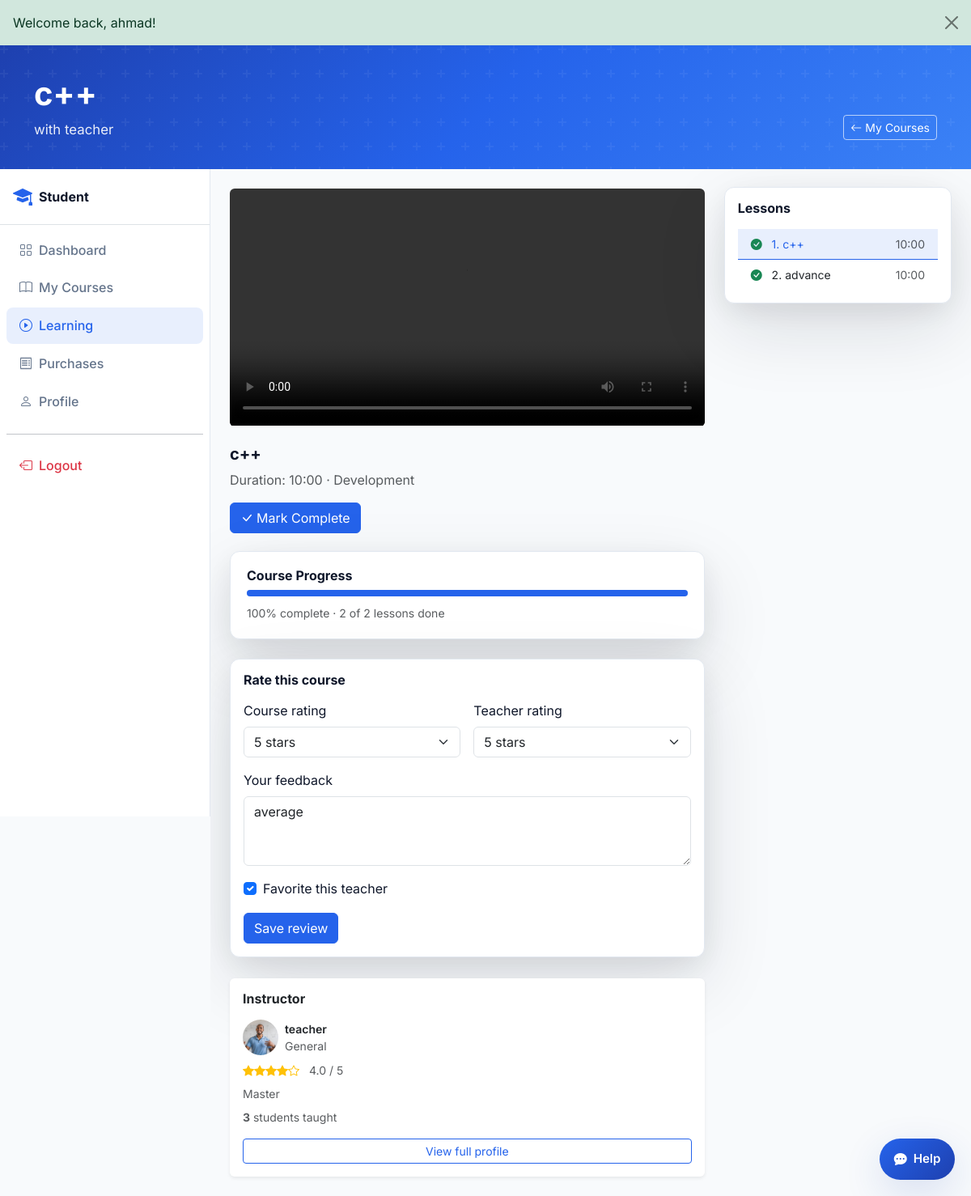
The app's page /dtd/student/course-learn.php?id=17 (signed in) with its own data.
### tables this page shows
CREATE TABLE lessons (
  id INT UNSIGNED AUTO_INCREMENT PRIMARY KEY,
  course_id INT UNSIGNED NOT NULL,
  title VARCHAR(200) NOT NULL,
  duration VARCHAR(10) DEFAULT '10:00',
  sort_order INT UNSIGNED NOT NULL DEFAULT 0,
  content_url VARCHAR(255) DEFAULT NULL,
  FOREIGN KEY (course_id) REFERENCES courses(id) ON DELETE CASCADE,
  INDEX idx_lessons_course (course_id)
);

CREATE TABLE courses (
  id INT UNSIGNED AUTO_INCREMENT PRIMARY KEY,
  teacher_id INT UNSIGNED NOT NULL,
  category_id INT UNSIGNED NOT NULL,
  title VARCHAR(200) NOT NULL,
  slug VARCHAR(220) NOT NULL,
  description TEXT NOT NULL,
  price DECIMAL(10,2) NOT NULL DEFAULT 0,
  thumb VARCHAR(255) DEFAULT 'assets/images/avatars/placeholder.svg',
  status ENUM('draft','pending','published','rejected') NOT NULL DEFAULT 'pending',
  rating DECIMAL(3,2) NOT NULL DEFAULT 0,
  created_at TIMESTAMP DEFAULT CURRENT_TIMESTAMP,
  updated_at TIMESTAMP DEFAULT CURRENT_TIMESTAMP ON UPDATE CURRENT_TIMESTAMP,
  FOREIGN KEY (teacher_id) REFERENCES users(id) ON DELETE CASCADE,
  FOREIGN KEY (category_id) REFERENCES categories(id),
  INDEX idx_courses_status (status),
  INDEX idx_courses_teacher (teacher_id)
);

CREATE TABLE categories (
  id INT UNSIGNED AUTO_INCREMENT PRIMARY KEY,
  name VARCHAR(80) NOT NULL UNIQUE,
  slug VARCHAR(80) NOT NULL UNIQUE
);

CREATE TABLE enrollments (
  id INT UNSIGNED AUTO_INCREMENT PRIMARY KEY,
  student_id INT UNSIGNED NOT NULL,
  course_id INT UNSIGNED NOT NULL,
  progress TINYINT UNSIGNED NOT NULL DEFAULT 0,
  status ENUM('active','completed') NOT NULL DEFAULT 'active',
  last_access DATE DEFAULT NULL,
  enrolled_at TIMESTAMP DEFAULT CURRENT_TIMESTAMP,
  UNIQUE KEY uniq_enrollment (student_id, course_id),
  FOREIGN KEY (student_id) REFERENCES users(id) ON DELETE CASCADE,
  FOREIGN KEY (course_id) REFERENCES courses(id) ON DELETE CASCADE
);

CREATE TABLE `course_reviews` (
  `id` int(10) UNSIGNED NOT NULL,
  `student_id` int(10) UNSIGNED NOT NULL,
  `course_id` int(10) UNSIGNED NOT NULL,
  `teacher_id` int(10) UNSIGNED NOT NULL,
  `course_rating` tinyint(3) UNSIGNED NOT NULL DEFAULT 0,
  `teacher_rating` tinyint(3) UNSIGNED NOT NULL DEFAULT 0,
  `comment` text DEFAULT NULL,
  `created_at` timestamp NOT NULL DEFAULT current_timestamp(),
  `updated_at` timestamp NOT NULL DEFAULT current_timestamp() ON UPDATE current_timestamp()
);

CREATE TABLE `teacher_favorites` (
  `id` int(10) UNSIGNED NOT NULL,
  `student_id` int(10) UNSIGNED NOT NULL,
  `teacher_id` int(10) UNSIGNED NOT NULL,
  `created_at` timestamp NOT NULL DEFAULT current_timestamp()
);

CREATE TABLE users (
  id INT UNSIGNED AUTO_INCREMENT PRIMARY KEY,
  name VARCHAR(120) NOT NULL,
  email VARCHAR(190) NOT NULL UNIQUE,
  phone VARCHAR(30) DEFAULT NULL,
  password_hash VARCHAR(255) NOT NULL,
  role ENUM('student','teacher','admin') NOT NULL DEFAULT 'student',
  status ENUM('active','inactive','pending','pending_verification') NOT NULL DEFAULT 'active',
  email_verified_at TIMESTAMP NULL DEFAULT NULL,
  remember_token_hash VARCHAR(255) DEFAULT NULL,
  remember_token_expires DATETIME DEFAULT NULL,
  bio TEXT DEFAULT NULL,
  avatar VARCHAR(255) DEFAULT NULL,
  created_at TIMESTAMP DEFAULT CURRENT_TIMESTAMP,
  updated_at TIMESTAMP DEFAULT CURRENT_TIMESTAMP ON UPDATE CURRENT_TIMESTAMP,
  INDEX idx_users_role (role),
  INDEX idx_users_status (status)
);

### dtd/student/course-learn.php (the view, shortened to what the rows shown need)
<?php
$user = auth_user();
$courseId = (int) ($_GET['id'] ?? 0);
$course = getCourseById($courseId);
$lessons = getCourseLessons($courseId, (int) $user['id']);
$activeLesson = $lessons[0];
$progress = getEnrollmentProgress((int) $user['id'], $courseId);
$enrollmentStatus = getEnrollmentStatus((int) $user['id'], $courseId);
$existingReview = get_student_course_review((int) $user['id'], $courseId);
$favoriteTeacher = is_teacher_favorite((int) $user['id'], (int) $course['teacher_id']);
$teacherProfile = null;
if ($course['teacher_id'] > 0) {
    $teacherProfile = getTeacherById($course['teacher_id']);
}
require_once __DIR__ . '/../components/head.php';
require __DIR__ . '/../components/page-hero.php';
function lesson_video_embed(array $lesson, int $courseId): string
{
    $url = trim($lesson['content_url'] ?? '');
    $src = lesson_playback_url($courseId, $lesson);
    $extension = strtolower(pathinfo(parse_url($src, PHP_URL_PATH) ?: $src, PATHINFO_EXTENSION));
    $downloadableExtensions = ['pdf', 'doc', 'docx', 'ppt', 'pptx', 'txt', 'zip', 'rar', 'csv', 'xlsx', 'xls', 'jpg', 'jpeg', 'png', 'gif', 'webp', 'svg'];
    $mime = video_mime_type($url);
    return '<video id="courseVideoPlayer" class="w-100 rounded mb-3" controls playsinline preload="metadata">'
        . '<source src="' . htmlspecialchars($src) . '" type="' . htmlspecialchars($mime) . '">'
        . 'Your browser does not support the video tag.</video>';
}
function lesson_video_url(array $lesson, int $courseId): string
{
    return lesson_playback_url($courseId, $lesson);
}
?>
<div class="dashboard-layout">
<div class="dashboard-wrapper d-flex">
  <main class="dashboard-main flex-grow-1 p-4">
    <div class="row g-4">
      <div class="col-lg-8">
        <div id="lessonVideoWrap">
          <?= lesson_video_embed($activeLesson, $courseId) ?>
        </div>
        <h2 class="h5 fw-bold" id="currentLessonTitle"><?= htmlspecialchars($activeLesson['title']) ?></h2>
        <p class="text-muted">Duration: <span id="currentLessonDuration"><?= htmlspecialchars($activeLesson['duration']) ?></span> · <?= htmlspecialchars($course['category']) ?></p>
        <div class="d-flex gap-2 mt-3">
          <button type="button" class="btn btn-primary" id="markLessonComplete" data-course-id="<?= $courseId ?>" data-lesson-id="<?= (int) $activeLesson['id'] ?>"><i class="bi bi-check-lg me-1"></i>Mark Complete</button>
        </div>
        <div class="progress-card mt-4">
          <h3 class="h6 fw-bold mb-2">Course Progress</h3>
          <div class="progress mb-2" style="height:8px">
            <div class="progress-bar bg-primary" id="courseProgressBar" style="width:<?= (int) $progress ?>%"></div>
          </div>
          <small class="text-muted" id="courseProgressText"><?= (int) $progress ?>% complete · <?= count(array_filter($lessons, fn($l) => $l['completed'])) ?> of <?= count($lessons) ?> lessons done</small>
        </div>
        <?php if ($enrollmentStatus === 'completed' || $existingReview): ?>
        <div class="table-card p-3 mt-4">
          <h3 class="h6 fw-bold mb-3">Rate this course</h3>
          <form method="post" action="<?= url('api/student-review.php') ?>">
            <div class="row g-3">
              <div class="col-md-6">
                <label class="form-label">Course rating</label>
                <select class="form-select" name="course_rating">
                  <?php for ($i = 1; $i <= 5; $i++): ?>
                  <option value="<?= $i ?>" <?= ($existingReview['course_rating'] ?? 5) == $i ? 'selected' : '' ?>><?= $i ?> star<?= $i > 1 ? 's' : '' ?></option>
                  <?php endfor; ?>
                </select>
              </div>
              <div class="col-md-6">
                <label class="form-label">Teacher rating</label>
                <select class="form-select" name="teacher_rating">
                  <?php for ($i = 1; $i <= 5; $i++): ?>
                  <option value="<?= $i ?>" <?= ($existingReview['teacher_rating'] ?? 5) == $i ? 'selected' : '' ?>><?= $i ?> star<?= $i > 1 ? 's' : '' ?></option>
                  <?php endfor; ?>
                </select>
              </div>
              <div class="col-12">
                <label class="form-label">Your feedback</label>
                <textarea class="form-control" name="comment" rows="3" placeholder="Share your experience with this course and instructor"><?= htmlspecialchars($existingReview['comment'] ?? '') ?></textarea>
              </div>
              <div class="col-12">
                <div class="form-check">
                  <input class="form-check-input" type="checkbox" id="favoriteTeacher" name="favorite_teacher" value="1" <?= $favoriteTeacher ? 'checked' : '' ?>>
                  <label class="form-check-label" for="favoriteTeacher">Favorite this teacher</label>
                </div>
              </div>
            </div>
            <button type="submit" class="btn btn-primary mt-3">Save review</button>
          </form>
        </div>
        <?php endif; ?>
        <?php if ($teacherProfile): ?>
        <div class="card border-0 shadow-sm p-3 mt-4">
          <h3 class="h6 fw-bold mb-3">Instructor</h3>
          <div class="d-flex align-items-center gap-2 mb-2">
            <img src="<?= media_url($teacherProfile['photo']) ?>" class="rounded-circle" width="44" height="44" style="object-fit:cover" alt="<?= htmlspecialchars($teacherProfile['name']) ?>">
            <div>
              <div class="fw-semibold small"><?= htmlspecialchars($teacherProfile['name']) ?></div>
              <div class="text-muted small"><?= htmlspecialchars($teacherProfile['subject'] ?: $teacherProfile['qualification']) ?></div>
            </div>
          </div>
          <div class="rating-stars small mb-2">
            <?= renderStars((float)$teacherProfile['rating']) ?>
            <span class="ms-2 text-muted"><?= number_format($teacherProfile['rating'], 1) ?> / 5</span>
          </div>
          <p class="small text-muted mb-2"><?= htmlspecialchars($teacherProfile['qualification']) ?></p>
          <p class="small text-muted mb-0"><strong><?= number_format($teacherProfile['students']) ?></strong> students taught</p>
          <a href="<?= url('pages/teacher-profile.php?id=' . (int)$teacherProfile['id']) ?>" class="btn btn-sm btn-outline-primary w-100 mt-3">View full profile</a>
        </div>
        <?php endif; ?>
      </div>
      <div class="col-lg-4">
        <div class="table-card p-3 lesson-list">
          <div class="list-group list-group-flush">
            <?php foreach ($lessons as $i => $lesson): ?>
            <a href="#"
               class="list-group-item list-group-item-action d-flex justify-content-between align-items-center <?= $lesson['id'] === $activeLesson['id'] ? 'active' : '' ?>"
               data-lesson="<?= (int) $lesson['id'] ?>"
               data-lesson-title="<?= htmlspecialchars($lesson['title']) ?>"
               data-lesson-duration="<?= htmlspecialchars($lesson['duration']) ?>"
               data-lesson-url="<?= htmlspecialchars(lesson_video_url($lesson, $courseId)) ?>">
              <span class="small">
                <i class="bi <?= $lesson['completed'] ? 'bi-check-circle-fill text-success' : 'bi-play-circle' ?> me-2 lesson-status"></i>
                <?= ($i + 1) ?>. <?= htmlspecialchars($lesson['title']) ?>
              </span>
              <small class="text-muted"><?= htmlspecialchars($lesson['duration']) ?></small>
            </a>
            <?php endforeach; ?>
          </div>
        </div>
      </div>
    </div>
  </main>
</div>
</div>
<?php
require_once __DIR__ . '/../components/dashboard-footer-scripts.php';

### records on screen
lessons: title "c++", duration "10:00"
courses: category.name "Development", teacher_id "☑"
enrollments: progress "100"
course_reviews: course_rating "5 stars", teacher_rating "5 stars", comment "average"
users: avatar (picture), name "teacher"
lessons: title "advance", duration "10:00"

### other values on screen
$flash['message'] "Welcome back, ahmad!"
$pageHeading "c++"
$pageSubheading "with teacher"
count(array_filter($lessons, fn($l) => $l['completed'])) "2"
count($lessons) "2"
$teacherProfile['subject'] ?: $teacherProfile['qualification'] "General"
$teacherProfile['rating'] "4.0"
$teacherProfile['qualification'] "Master"
$teacherProfile['students'] "3"
